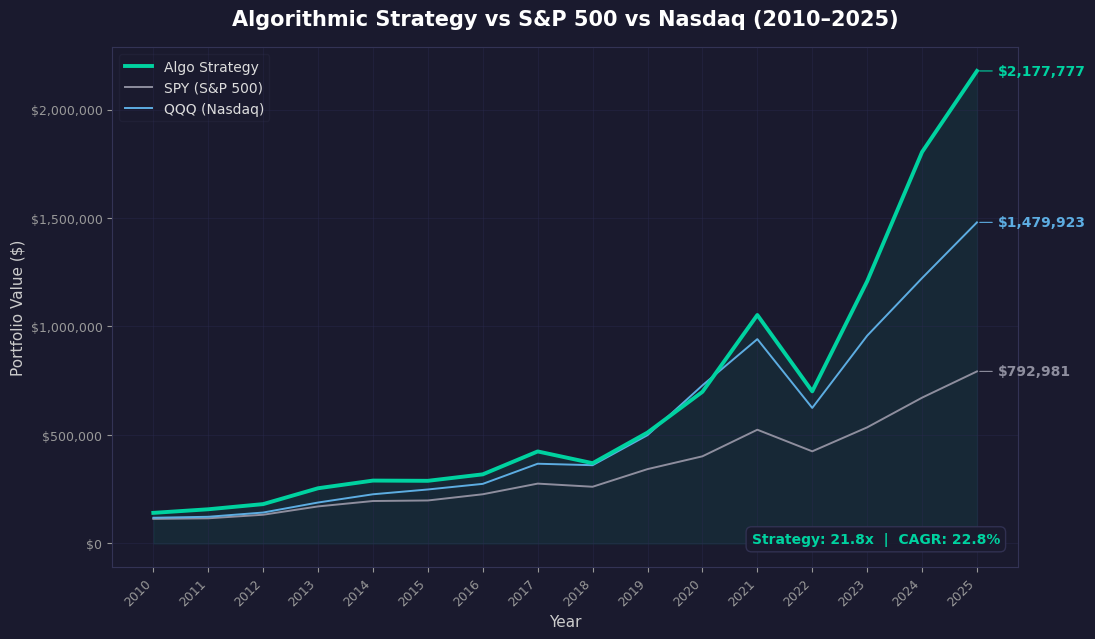

Write Python code to recreate this figure.
"""
Generate equity curve chart: Strategy vs SPY vs QQQ (2010-2025).
Reads year_results from sp500_backtest progress or re-runs if needed.
"""

import json, math, sys
from pathlib import Path

import matplotlib
matplotlib.use('Agg')
import matplotlib.pyplot as plt
import matplotlib.ticker as mticker

PROGRESS = Path('data/sp500_progress.json')
OUT_PATH = Path('chart_equity_curve.png')
INITIAL  = 100_000.0


def load_year_results():
    if PROGRESS.exists():
        data = json.loads(PROGRESS.read_text())
        yr = data.get('year_results', [])
        if yr and yr[-1].get('year', 0) >= 2025:
            return yr
        print('Progress file incomplete — re-running backtest...')
    else:
        print('No progress file — running backtest...')

    from sp500_backtest import run_sp500_backtest
    run_sp500_backtest()
    data = json.loads(PROGRESS.read_text())
    return data['year_results']


def build_series(year_results):
    valid = [yr for yr in year_results
             if not (isinstance(yr.get('portfolio_value'), float)
                     and math.isnan(yr['portfolio_value']))]

    years      = [yr['year'] for yr in valid]
    strat_vals = [yr['portfolio_value'] for yr in valid]

    spy_val = INITIAL
    qqq_val = INITIAL
    spy_vals = []
    qqq_vals = []
    for yr in valid:
        spy_val *= (1 + yr.get('spy_return', 0))
        qqq_val *= (1 + yr.get('qqq_return', 0))
        spy_vals.append(spy_val)
        qqq_vals.append(qqq_val)

    return years, strat_vals, spy_vals, qqq_vals


def plot(years, strat, spy, qqq):
    fig, ax = plt.subplots(figsize=(12, 6.75), dpi=100)

    bg      = '#1a1a2e'
    teal    = '#00d2a0'
    gray    = '#8e8e9e'
    ltblue  = '#5dade2'
    gridclr = '#2a2a4e'

    fig.patch.set_facecolor(bg)
    ax.set_facecolor(bg)

    ax.plot(years, strat, color=teal, linewidth=2.8, label='Algo Strategy', zorder=3)
    ax.plot(years, spy, color=gray, linewidth=1.4, label='SPY (S&P 500)', zorder=2)
    ax.plot(years, qqq, color=ltblue, linewidth=1.4, label='QQQ (Nasdaq)', zorder=2)

    ax.fill_between(years, strat, alpha=0.08, color=teal)

    offset_y = max(strat[-1], spy[-1], qqq[-1]) * 0.03
    vals = sorted([(strat[-1], teal, 'Strategy'), (spy[-1], gray, 'SPY'),
                   (qqq[-1], ltblue, 'QQQ')], reverse=True)
    placed = []
    for val, clr, lbl in vals:
        y = val
        for py in placed:
            if abs(y - py) < offset_y:
                y = py - offset_y
        placed.append(y)
        ax.annotate(f'${val:,.0f}',
                    xy=(years[-1], val),
                    xytext=(15, 0), textcoords='offset points',
                    color=clr, fontsize=10, fontweight='bold',
                    va='center',
                    arrowprops=dict(arrowstyle='-', color=clr, lw=0.8))

    first_yr = years[0]
    last_yr  = years[-1]
    ax.set_title(f'Algorithmic Strategy vs S&P 500 vs Nasdaq ({first_yr}–{last_yr})',
                 color='white', fontsize=15, fontweight='bold', pad=16)
    ax.set_xlabel('Year', color='#cccccc', fontsize=11)
    ax.set_ylabel('Portfolio Value ($)', color='#cccccc', fontsize=11)

    ax.yaxis.set_major_formatter(mticker.FuncFormatter(lambda x, _: f'${x:,.0f}'))
    ax.set_xticks(years)
    ax.set_xticklabels([str(y) for y in years], rotation=45, ha='right')

    ax.tick_params(colors='#999999', labelsize=9)
    ax.grid(True, color=gridclr, linewidth=0.5, alpha=0.6)

    for spine in ax.spines.values():
        spine.set_color('#333355')

    legend = ax.legend(loc='upper left', fontsize=10, framealpha=0.15,
                       edgecolor='#444466', facecolor=bg)
    for text in legend.get_texts():
        text.set_color('#dddddd')

    n_years = last_yr - first_yr
    mult = strat[-1] / INITIAL
    cagr = mult ** (1 / n_years) - 1 if n_years > 0 else 0
    ax.text(0.98, 0.04,
            f'Strategy: {mult:.1f}x  |  CAGR: {cagr:.1%}',
            transform=ax.transAxes, ha='right', va='bottom',
            color=teal, fontsize=10, fontweight='bold',
            bbox=dict(boxstyle='round,pad=0.4', facecolor=bg,
                      edgecolor='#333355', alpha=0.9))

    plt.subplots_adjust(right=0.88)
    fig.savefig(OUT_PATH, dpi=100, facecolor=bg, bbox_inches='tight')
    plt.close(fig)
    print(f'\nChart saved to: {OUT_PATH.resolve()}')


if __name__ == '__main__':
    yr_data = load_year_results()
    years, strat, spy, qqq = build_series(yr_data)
    plot(years, strat, spy, qqq)
